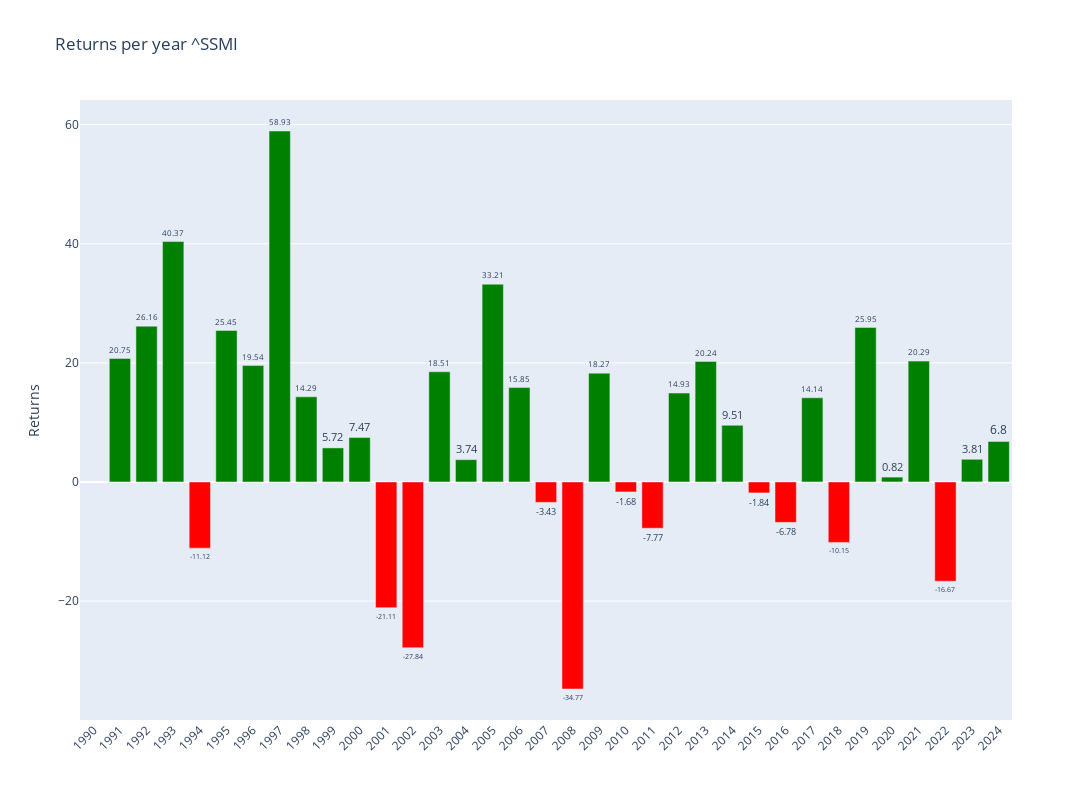

Notebook code cell kept with this figure:
### Code cell
# Plotly
fig = make_subplots()

# Add colors
colors = ['green' if x >= 0 else 'red' for x in annual_data['Return']]

# Graph (1,1)
fig.add_trace(go.Bar(y=annual_data['Return'],x=annual_data['Return'].index,text=round(annual_data['Return'],2),textposition='outside',marker_color=colors,hoverinfo='skip'),row=1,col=1)

# Update xaxis properties
fig.update_yaxes(title_text="Returns", row=1, col=1)

fig.update_layout(xaxis=dict(tickvals=annual_data.index,tickangle=-45),height=800, width=1300,title=f"Returns per year {ticker}")

fig.show()

### Figure 1 — Plotly figure (JSON) as saved in the notebook; plotly's stock layout.template omitted (floating-point values rounded to 4 significant figures)
{"data": [{"hoverinfo": "skip", "marker": {"color": ["red", "green", "green", "green", "red", "green", "green", "green", "green", "green", "green", "red", "red", "green", "green", "green", "green", "red", "red", "green", "red", "red", "green", "green", "green", "red", "red", "green", "red", "green", "green", "green", "red", "green", "green"]}, "text": [null, 20.75, 26.16, 40.37, -11.12, 25.45, 19.54, 58.93, 14.29, 5.72, 7.47, -21.11, -27.84, 18.51, 3.74, 33.21, 15.85, -3.43, -34.77, 18.27, -1.68, -7.77, 14.93, 20.24, 9.51, -1.84, -6.78, 14.14, -10.15, 25.95, 0.82, 20.29, -16.67, 3.81, 6.8], "textposition": "outside", "type": "bar", "x": [1990, 1991, 1992, 1993, 1994, 1995, 1996, 1997, 1998, 1999, 2000, 2001, 2002, 2003, 2004, 2005, 2006, 2007, 2008, 2009, 2010, 2011, 2012, 2013, 2014, 2015, 2016, 2017, 2018, 2019, 2020, 2021, 2022, 2023, 2024], "xaxis": "x", "y": [null, 20.75, 26.16, 40.37, -11.12, 25.45, 19.54, 58.93, 14.29, 5.717, 7.468, -21.11, -27.84, 18.51, 3.743, 33.21, 15.85, -3.428, -34.77, 18.27, -1.678, -7.766, 14.93, 20.24, 9.513, -1.84, -6.784, 14.14, -10.15, 25.95, 0.8154, 20.29, -16.67, 3.806, 6.796], "yaxis": "y"}], "layout": {"height": 800, "title": {"text": "Returns per year ^SSMI"}, "width": 1300, "xaxis": {"anchor": "y", "domain": [0, 1], "tickangle": -45, "tickvals": [1990, 1991, 1992, 1993, 1994, 1995, 1996, 1997, 1998, 1999, 2000, 2001, 2002, 2003, 2004, 2005, 2006, 2007, 2008, 2009, 2010, 2011, 2012, 2013, 2014, 2015, 2016, 2017, 2018, 2019, 2020, 2021, 2022, 2023, 2024]}, "yaxis": {"anchor": "x", "domain": [0, 1], "title": {"text": "Returns"}}}}
